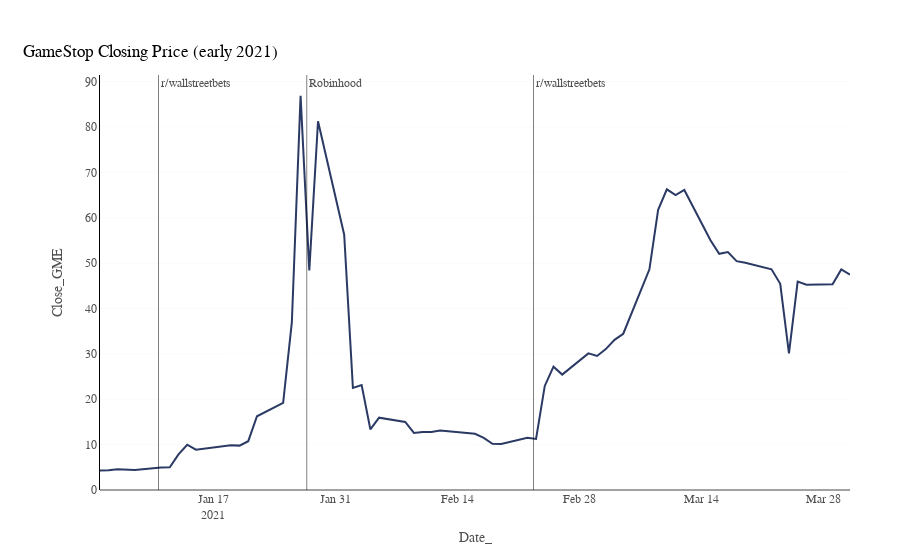

Notebook source saved alongside this figure:
### Code cell
# Create a filtered DataFrame for early 2021
gme_reset["Date_"] = pd.to_datetime(gme_reset["Date_"])
gme_2021 = gme_reset[(gme_reset["Date_"] >= "2021-01-01") & (gme_reset["Date_"] <= "2021-03-31")]


# Create a Plotly figure
fig = px.line(gme_2021,
              x="Date_",
              y="Close_GME",
              template="dc",
              title="GameStop Closing Price (early 2021)"
             )

# Define three key events
short = datetime.strptime("2021-01-11", "%Y-%m-%d").timestamp() * 1000
robin = datetime.strptime("2021-01-28", "%Y-%m-%d").timestamp() * 1000
late_feb = datetime.strptime("2021-02-23", "%Y-%m-%d").timestamp() * 1000

# Add these as lines
fig.add_vline(x=short, line_width=0.5, annotation_text="r/wallstreetbets")
fig.add_vline(x=robin, line_width=0.5, annotation_text="Robinhood")
fig.add_vline(x=late_feb, line_width=0.5, annotation_text="r/wallstreetbets")

# Show the plot
fig.show()

### Figure 1 — Plotly figure (JSON) as saved in the notebook; plotly's stock layout.template omitted (floating-point values rounded to 4 significant figures)
{"data": [{"hovertemplate": "Date_=%{x}<br>Close_GME=%{y}<extra></extra>", "legendgroup": "", "line": {"color": "#2B3A64", "dash": "solid"}, "marker": {"symbol": "circle"}, "mode": "lines", "name": "", "orientation": "v", "showlegend": false, "type": "scatter", "x": ["2021-01-04T00:00:00", "2021-01-05T00:00:00", "2021-01-06T00:00:00", "2021-01-07T00:00:00", "2021-01-08T00:00:00", "2021-01-11T00:00:00", "2021-01-12T00:00:00", "2021-01-13T00:00:00", "2021-01-14T00:00:00", "2021-01-15T00:00:00", "2021-01-19T00:00:00", "2021-01-20T00:00:00", "2021-01-21T00:00:00", "2021-01-22T00:00:00", "2021-01-25T00:00:00", "2021-01-26T00:00:00", "2021-01-27T00:00:00", "2021-01-28T00:00:00", "2021-01-29T00:00:00", "2021-02-01T00:00:00", "2021-02-02T00:00:00", "2021-02-03T00:00:00", "2021-02-04T00:00:00", "2021-02-05T00:00:00", "2021-02-08T00:00:00", "2021-02-09T00:00:00", "2021-02-10T00:00:00", "2021-02-11T00:00:00", "2021-02-12T00:00:00", "2021-02-16T00:00:00", "2021-02-17T00:00:00", "2021-02-18T00:00:00", "2021-02-19T00:00:00", "2021-02-22T00:00:00", "2021-02-23T00:00:00", "2021-02-24T00:00:00", "2021-02-25T00:00:00", "2021-02-26T00:00:00", "2021-03-01T00:00:00", "2021-03-02T00:00:00", "2021-03-03T00:00:00", "2021-03-04T00:00:00", "2021-03-05T00:00:00", "2021-03-08T00:00:00", "2021-03-09T00:00:00", "2021-03-10T00:00:00", "2021-03-11T00:00:00", "2021-03-12T00:00:00", "2021-03-15T00:00:00", "2021-03-16T00:00:00", "2021-03-17T00:00:00", "2021-03-18T00:00:00", "2021-03-19T00:00:00", "2021-03-22T00:00:00", "2021-03-23T00:00:00", "2021-03-24T00:00:00", "2021-03-25T00:00:00", "2021-03-26T00:00:00", "2021-03-29T00:00:00", "2021-03-30T00:00:00", "2021-03-31T00:00:00"], "xaxis": "x", "y": [4.312, 4.343, 4.59, 4.52, 4.423, 4.985, 4.988, 7.85, 9.977, 8.875, 9.84, 9.78, 10.76, 16.25, 19.2, 36.99, 86.88, 48.4, 81.25, 56.25, 22.5, 23.1, 13.38, 15.94, 15, 12.58, 12.8, 12.77, 13.1, 12.38, 11.48, 10.17, 10.15, 11.5, 11.24, 22.93, 27.18, 25.43, 30.1, 29.55, 31.05, 33.09, 34.44, 48.62, 61.72, 66.25, 65, 66.12, 55.03, 52.04, 52.45, 50.44, 50.07, 48.62, 45.44, 30.08, 45.94, 45.25, 45.33, 48.62, 47.46], "yaxis": "y"}], "layout": {"annotations": [{"showarrow": false, "text": "r/wallstreetbets", "x": 1610298000000, "xanchor": "left", "xref": "x", "y": 1, "yanchor": "top", "yref": "y domain"}, {"showarrow": false, "text": "Robinhood", "x": 1611766800000, "xanchor": "left", "xref": "x", "y": 1, "yanchor": "top", "yref": "y domain"}, {"showarrow": false, "text": "r/wallstreetbets", "x": 1614013200000, "xanchor": "left", "xref": "x", "y": 1, "yanchor": "top", "yref": "y domain"}], "autosize": true, "legend": {"tracegroupgap": 0}, "shapes": [{"line": {"width": 0.5}, "type": "line", "x0": 1610298000000, "x1": 1610298000000, "xref": "x", "y0": 0, "y1": 1, "yref": "y domain"}, {"line": {"width": 0.5}, "type": "line", "x0": 1611766800000, "x1": 1611766800000, "xref": "x", "y0": 0, "y1": 1, "yref": "y domain"}, {"line": {"width": 0.5}, "type": "line", "x0": 1614013200000, "x1": 1614013200000, "xref": "x", "y0": 0, "y1": 1, "yref": "y domain"}], "title": {"text": "GameStop Closing Price (early 2021)"}, "xaxis": {"anchor": "y", "autorange": true, "domain": [0, 1], "range": ["2021-01-04", "2021-03-31"], "title": {"text": "Date_"}, "type": "date"}, "yaxis": {"anchor": "x", "autorange": true, "domain": [0, 1], "range": [0, 91.45], "title": {"text": "Close_GME"}, "type": "linear"}}}
